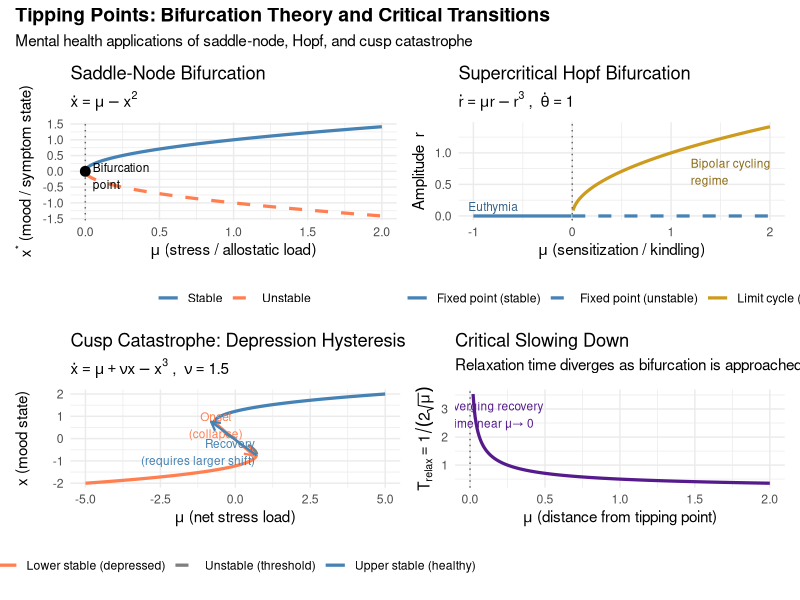

R code for this plot:
## ---- chunk 1
library(ggplot2)
library(dplyr)
library(patchwork)

# -------------------------------------------------------
# 1. Saddle-node bifurcation: x_dot = mu - x^2
# -------------------------------------------------------
mu_sn <- seq(-0.5, 2, length.out = 400)
df_sn <- bind_rows(
  data.frame(mu = mu_sn[mu_sn >= 0],
             x  = sqrt(mu_sn[mu_sn >= 0]),
             branch = "Stable"),
  data.frame(mu = mu_sn[mu_sn >= 0],
             x  = -sqrt(mu_sn[mu_sn >= 0]),
             branch = "Unstable")
)

p1 <- ggplot(df_sn, aes(x = mu, y = x, linetype = branch, color = branch)) +
  geom_line(linewidth = 1.1) +
  geom_vline(xintercept = 0, linetype = "dotted", color = "gray40") +
  scale_color_manual(values = c("Stable" = "steelblue", "Unstable" = "coral")) +
  scale_linetype_manual(values = c("Stable" = "solid", "Unstable" = "dashed")) +
  annotate("point", x = 0, y = 0, size = 3, color = "black") +
  annotate("text", x = 0.05, y = -0.15,
           label = "Bifurcation\npoint", size = 3, hjust = 0) +
  labs(
    title    = "Saddle-Node Bifurcation",
    subtitle = expression(dot(x) == mu - x^2),
    x        = expression(mu ~ "(stress / allostatic load)"),
    y        = expression(x^"*" ~ "(mood / symptom state)"),
    color    = NULL, linetype = NULL
  ) +
  theme_minimal(base_size = 11) +
  theme(legend.position = "bottom")

# -------------------------------------------------------
# 2. Hopf normal form: r_dot = mu*r - r^3
# -------------------------------------------------------
mu_hopf <- seq(-1, 2, length.out = 400)
df_hopf <- bind_rows(
  # Fixed point r=0: stable for mu<0, unstable for mu>0
  data.frame(mu = mu_hopf, r = 0,
             branch = ifelse(mu_hopf < 0, "Fixed point (stable)",
                             "Fixed point (unstable)")),
  # Limit cycle amplitude sqrt(mu) for mu > 0
  data.frame(mu = mu_hopf[mu_hopf > 0],
             r  = sqrt(mu_hopf[mu_hopf > 0]),
             branch = "Limit cycle (stable)")
)

p2 <- ggplot(df_hopf, aes(x = mu, y = r, color = branch, linetype = branch)) +
  geom_line(linewidth = 1.1) +
  geom_vline(xintercept = 0, linetype = "dotted", color = "gray40") +
  scale_color_manual(values = c(
    "Fixed point (stable)"   = "steelblue",
    "Fixed point (unstable)" = "steelblue",
    "Limit cycle (stable)"   = "goldenrod3"
  )) +
  scale_linetype_manual(values = c(
    "Fixed point (stable)"   = "solid",
    "Fixed point (unstable)" = "dashed",
    "Limit cycle (stable)"   = "solid"
  )) +
  annotate("text", x = 1.2, y = 0.7,
           label = "Bipolar cycling\nregime", size = 3,
           color = "goldenrod4", hjust = 0) +
  annotate("text", x = -0.8, y = 0.15,
           label = "Euthymia", size = 3, color = "steelblue4") +
  labs(
    title    = "Supercritical Hopf Bifurcation",
    subtitle = expression(dot(r) == mu*r - r^3 ~ ", " ~ dot(theta) == 1),
    x        = expression(mu ~ "(sensitization / kindling)"),
    y        = expression("Amplitude " ~ r),
    color    = NULL, linetype = NULL
  ) +
  theme_minimal(base_size = 11) +
  theme(legend.position = "bottom")

# -------------------------------------------------------
# 3. Cusp / fold: hysteresis loop for depression
#    Full system: x_dot = mu + nu*x - x^3
#    Fold curve: mu = x^3 - nu*x, plotted for nu = 1.5
# -------------------------------------------------------
nu   <- 1.5
x_c  <- seq(-2, 2, length.out = 600)
mu_c <- x_c^3 - nu * x_c   # fold curve in (mu, x) space

df_fold <- data.frame(mu = mu_c, x = x_c) %>%
  mutate(branch = case_when(
    x > sqrt(nu / 3)  ~ "Upper stable (healthy)",
    x < -sqrt(nu / 3) ~ "Lower stable (depressed)",
    TRUE              ~ "Unstable (threshold)"
  ))

# Hysteresis arrows: onset (upper → lower) and recovery (lower → upper)
mu_fold_pos <- sqrt(nu/3)^3 - nu * sqrt(nu/3)   # right fold
mu_fold_neg <- -sqrt(nu/3)^3 + nu * sqrt(nu/3)  # left fold  (sign flip)
mu_fold_neg2 <- (-sqrt(nu/3))^3 - nu*(-sqrt(nu/3))

p3 <- ggplot(df_fold, aes(x = mu, y = x, color = branch, linetype = branch)) +
  geom_path(linewidth = 1.1) +
  scale_color_manual(values = c(
    "Upper stable (healthy)"    = "steelblue",
    "Lower stable (depressed)"  = "coral",
    "Unstable (threshold)"      = "gray50"
  )) +
  scale_linetype_manual(values = c(
    "Upper stable (healthy)"   = "solid",
    "Lower stable (depressed)" = "solid",
    "Unstable (threshold)"     = "dashed"
  )) +
  annotate("segment",
           x = mu_fold_pos, xend = mu_fold_neg2 - 0.1,
           y = sqrt(nu/3) + 0.05, yend = -sqrt(nu/3) - 0.05,
           arrow = arrow(length = unit(0.25,"cm")),
           color = "coral", linewidth = 0.8) +
  annotate("text", x = mu_fold_pos + 0.05, y = 0.6,
           label = "Onset\n(collapse)", color = "coral", size = 3) +
  annotate("segment",
           x = mu_fold_neg2, xend = mu_fold_pos - 0.1,
           y = -sqrt(nu/3) - 0.05, yend = sqrt(nu/3) + 0.05,
           arrow = arrow(length = unit(0.25,"cm")),
           color = "steelblue", linewidth = 0.8) +
  annotate("text", x = mu_fold_neg2 - 0.05, y = -0.6,
           label = "Recovery\n(requires larger shift)",
           color = "steelblue", size = 3, hjust = 1) +
  labs(
    title    = "Cusp Catastrophe: Depression Hysteresis",
    subtitle = expression(dot(x) == mu + nu*x - x^3 ~ ", " ~ nu == 1.5),
    x        = expression(mu ~ "(net stress load)"),
    y        = expression(x ~ "(mood state)"),
    color    = NULL, linetype = NULL
  ) +
  theme_minimal(base_size = 11) +
  theme(legend.position = "bottom")

# -------------------------------------------------------
# 4. Critical slowing down: relaxation time vs mu
#    For saddle-node at x* = sqrt(mu): lambda = -2*sqrt(mu)
# -------------------------------------------------------
mu_csd <- seq(0.02, 2, length.out = 300)
T_relax <- 1 / (2 * sqrt(mu_csd))

df_csd <- data.frame(mu = mu_csd, T_relax = T_relax)

p4 <- ggplot(df_csd, aes(x = mu, y = T_relax)) +
  geom_line(color = "purple4", linewidth = 1.1) +
  geom_vline(xintercept = 0, linetype = "dotted", color = "gray40") +
  annotate("text", x = 0.15, y = 2.8,
           label = "Diverging recovery\ntime near \u03bc\u2192 0",
           color = "purple4", size = 3) +
  labs(
    title    = "Critical Slowing Down",
    subtitle = "Relaxation time diverges as bifurcation is approached",
    x        = expression(mu ~ "(distance from tipping point)"),
    y        = expression(T[relax] == 1 / (2*sqrt(mu)))
  ) +
  theme_minimal(base_size = 11)

# ---- Combine -------------------------------------------
(p1 + p2) / (p3 + p4) +
  plot_annotation(
    title   = "Tipping Points: Bifurcation Theory and Critical Transitions",
    subtitle = "Mental health applications of saddle-node, Hopf, and cusp catastrophe",
    theme   = theme(plot.title = element_text(face = "bold", size = 14))
  )
